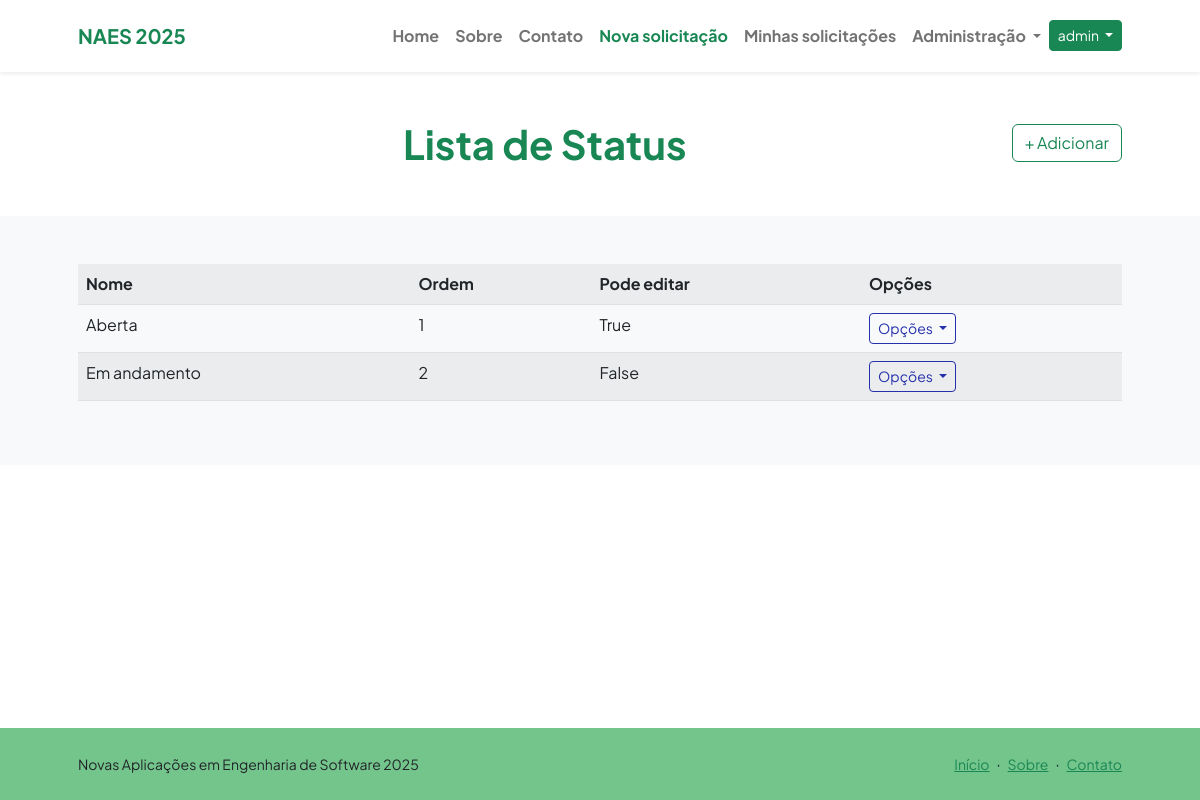
Page /protocolo/listar/status/ (signed in) on the committed database.
### protocolos/models.py (models this page shows, shortened)
class Status(models.Model):
    nome = models.CharField(max_length=100)
    ordem = models.PositiveIntegerField(unique=True)
    pode_editar = models.BooleanField(default=False)
    class Meta:
        verbose_name_plural = "Status"
        ordering = ["nome"]

### protocolos/views.py (the view)
# urls.py: path("listar/status/", StatusList.as_view(), name="listar-status"),
class StatusList(LoginRequiredMixin, ListView):
    template_name = "protocolos/listas/status.html"
    model = Status
    ordering = ["ordem"]

### protocolos/templates/protocolos/listas/status.html (shortened to what this page needs)
{% extends "paginasweb/modelos/index.html" %}
{% load static %}
{% block header %}
<div class="text-center">
    <h1 class="display-6 fw-bolder mb-4">
        <span class="text-success d-inline">
            Lista de Status
        </span>
        <a href="{% url "cadastrar-status" %}" class="mt-1 btn btn-outline-success float-lg-end">
            + Adicionar
        </a>
    </h1>
</div>
{% endblock header %}
{% block conteudo %}
<div>
    <table class="table table-striped">
        <tr>
            <th>Nome</th>
            <th>Ordem</th>
            <th>Pode editar</th>
            <th>Opções</th>
        </tr>
        {% for object in object_list %}
        <tr>
            <td>{{ object.nome }}</td>
            <td>{{ object.ordem }}</td>
            <td>{{ object.pode_editar }}</td>
            <td>
                <div class="dropdown">
                    <button class="btn btn-outline-primary btn-sm dropdown-toggle" type="button" data-bs-toggle="dropdown" aria-expanded="false">
                        Opções
                    </button>
                </div>
            </td>
        </tr>
        {% empty %}
        <tr>
            <td colspan="4">Nenhum registro encontrado.</td>
        </tr>
        {% endfor %}
    </table>
</div>
{% endblock conteudo %}

### paginasweb/templates/paginasweb/modelos/index.html (shortened to what this page needs)
{% load static %}
<!DOCTYPE html>
<html lang="pt-br">
    <head>
        <link href="https://cdn.jsdelivr.net/npm/bootstrap-icons@1.8.1/font/bootstrap-icons.css" rel="stylesheet" />
        <link href="{% static 'css/styles.css' %}" rel="stylesheet" />
    </head>
    <body class="d-flex flex-column h-100">
        <main class="flex-shrink-0">
            {% block menu %}
            <nav class="navbar navbar-expand-lg navbar-light bg-white py-3 fixed-top shadow-sm">
                <div class="container px-5">
                    <a class="navbar-brand" href="{% url 'index' %}">
                        <span class="fw-bolder text-success">NAES 2025</span>
                    </a>
                    <div class="collapse navbar-collapse" id="navbarSupportedContent">
                        <ul class="navbar-nav ms-auto mb-2 mb-lg-0 fw-bolder">
                            <li class="nav-item">
                                <a class="nav-link" href="{% url 'index' %}">Home</a>
                            </li>
                            <li class="nav-item">
                                <a class="nav-link" href="{% url 'sobre' %}">Sobre</a>
                            </li>
                            <li class="nav-item">
                                <a class="nav-link" href="{% url "contato" %}">Contato</a>
                            </li>
                            {% if request.user.is_authenticated %}
                            <li class="nav-item">
                                <a class="nav-link link-success" href="{% url "cadastrar-solicitacao" %}">Nova solicitação</a>
                            </li>
                            <li class="nav-item">
                                <a class="nav-link" href="{% url "listar-solicitacao" %}">Minhas solicitações</a>
                            </li>
                            <li class="nav-item dropdown">
                                <a class="nav-link dropdown-toggle" href="#" role="button" data-bs-toggle="dropdown" aria-expanded="false">
                                    Administração
                                </a>
                            </li>
                            <li class="nav-item">
                                <div class="btn-group mt-1">
                                    <button type="button" class="btn btn-success btn-sm dropdown-toggle" data-bs-toggle="dropdown" aria-expanded="false">
                                      {{ request.user }}
                                    </button>
                                </div>
                            </li>
                            {% endif %}
                        </ul>
                    </div>
                </div>
            </nav>
            {% endblock menu %}
            <header class="py-4 mt-5">
                <div class="container px-5 mt-5">
                    <div class="row gx-5 align-items-center">
                        <div class="col-xxl">
                            {% block header %}{% endblock header %}
                        </div>
                    </div>
                </div>
            </header>
            <section class="bg-light py-5">
                <div class="container px-5">
                    <div class="row gx-5 justify-content-center">
                        <div class="col-xxl">
                            {% block conteudo %}{% endblock conteudo %}
                        </div>
                    </div>
                </div>
            </section>
        </main>
        <footer class="bg-ifpr-verde-claro py-4 mt-auto">
            <div class="container px-5">
                <div class="row align-items-center justify-content-between flex-column flex-sm-row">
                    {% block rodape %}
                    <div class="col-auto">
                        <div class="small m-0">Novas Aplicações em Engenharia de Software 2025</div>
                    </div>
                    <div class="col-auto">
                        <a class="small link-success" href="{% url 'index' %}">Início</a>
                        <span class="mx-1">&middot;</span>
                        <a class="small link-success" href="{% url 'sobre' %}">Sobre</a>
                        <span class="mx-1">&middot;</span>
                        <a class="small link-success" href="#!">Contato</a>
                    </div>
                    {% endblock rodape %}
                </div>
            </div>
        </footer>
    </body>
</html>

### rows in the picture
Status: nome "Aberta", ordem "1", pode_editar "True"
Status: nome "Em andamento", ordem "2", pode_editar "False"

### other values in the picture
{{ request.user }} "admin"
